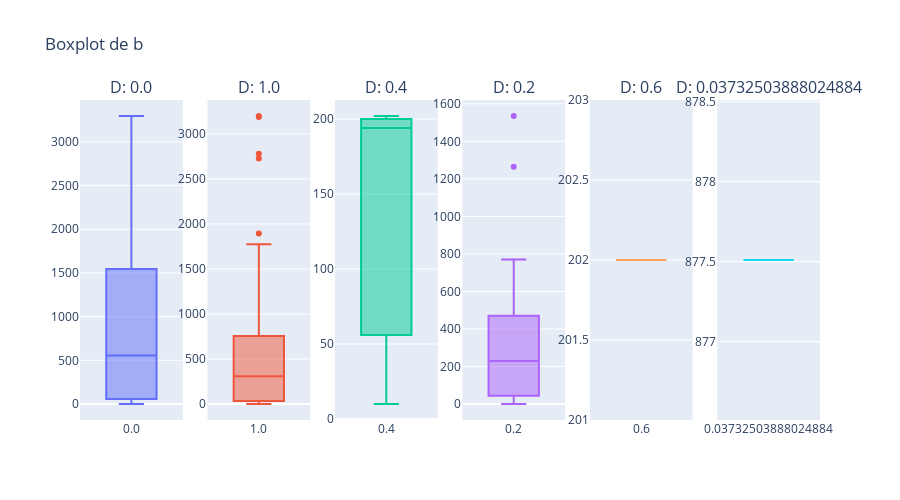

Source (notebook cell):
### Code cell
visualization.plot_interactive_boxplot(datos_imputados, column='b', target_class='D')

### Figure 1 — Plotly figure (JSON) as saved in the notebook; plotly's stock layout.template omitted (floating-point values rounded to 4 significant figures; data arrays with more than 128 entries replaced by an {"elided": "..."} marker saying what was removed)
{"data": [{"boxpoints": "outliers", "name": "0.0", "showlegend": false, "type": "box", "xaxis": "x", "y": {"elided": "2037 float values"}, "yaxis": "y"}, {"boxpoints": "outliers", "name": "1.0", "showlegend": false, "type": "box", "xaxis": "x2", "y": [1774.0, 2780.0, 2728.0, 767.0, 0.0, 7.0, 582.0, 0.0, 46.0, 298.0, 488.0, 314.0, 553.0, 0.0, 127.0, 337.0, 23.0, 215.0, 0.0, 296.0, 176.0, 0.0, 30.0, 132.0, 763.0, 0.0, 39.0, 61.0, 829.0, 750.0, 190.0, 247.0, 684.0, 492.0, 0.0, 447.0, 136.0, 0.0, 122.0, 458.0, 23.0, 373.0, 26.0, 0.0, 30.0, 116.0, 316.0, 1535.0, 1715.0, 1715.0, 1507.0, 1507.0, 0.0, 134.0, 361.0, 361.0, 194.0, 303.0, 441.0, 837.0, 1286.0, 910.0, 1893.0, 3188.0, 3199.0, 0.0, 583.0, 583.0, 1515.0, 0.0, 222.0, 350.0], "yaxis": "y2"}, {"boxpoints": "outliers", "name": "0.4", "showlegend": false, "type": "box", "xaxis": "x3", "y": [194.0, 10.0, 202.0], "yaxis": "y3"}, {"boxpoints": "outliers", "name": "0.2", "showlegend": false, "type": "box", "xaxis": "x4", "y": [0.0, 0.0, 0.0, 508.0, 0.0, 229.0, 176.0, 1264.0, 335.0, 176.0, 1535.0, 341.0, 770.0, 193.0, 357.0], "yaxis": "y4"}, {"boxpoints": "outliers", "name": "0.6", "showlegend": false, "type": "box", "xaxis": "x5", "y": [202.0], "yaxis": "y5"}, {"boxpoints": "outliers", "name": "0.03732503888024884", "showlegend": false, "type": "box", "xaxis": "x6", "y": [877.5], "yaxis": "y6"}], "layout": {"annotations": [{"font": {"size": 16}, "showarrow": false, "text": "D: 0.0", "x": 0.06944, "xanchor": "center", "xref": "paper", "y": 1, "yanchor": "bottom", "yref": "paper"}, {"font": {"size": 16}, "showarrow": false, "text": "D: 1.0", "x": 0.2417, "xanchor": "center", "xref": "paper", "y": 1, "yanchor": "bottom", "yref": "paper"}, {"font": {"size": 16}, "showarrow": false, "text": "D: 0.4", "x": 0.4139, "xanchor": "center", "xref": "paper", "y": 1, "yanchor": "bottom", "yref": "paper"}, {"font": {"size": 16}, "showarrow": false, "text": "D: 0.2", "x": 0.5861, "xanchor": "center", "xref": "paper", "y": 1, "yanchor": "bottom", "yref": "paper"}, {"font": {"size": 16}, "showarrow": false, "text": "D: 0.6", "x": 0.7583, "xanchor": "center", "xref": "paper", "y": 1, "yanchor": "bottom", "yref": "paper"}, {"font": {"size": 16}, "showarrow": false, "text": "D: 0.03732503888024884", "x": 0.9306, "xanchor": "center", "xref": "paper", "y": 1, "yanchor": "bottom", "yref": "paper"}], "height": 500, "title": {"text": "Boxplot de b"}, "xaxis": {"anchor": "y", "domain": [0, 0.1389]}, "xaxis2": {"anchor": "y2", "domain": [0.1722, 0.3111]}, "xaxis3": {"anchor": "y3", "domain": [0.3444, 0.4833]}, "xaxis4": {"anchor": "y4", "domain": [0.5167, 0.6556]}, "xaxis5": {"anchor": "y5", "domain": [0.6889, 0.8278]}, "xaxis6": {"anchor": "y6", "domain": [0.8611, 1]}, "yaxis": {"anchor": "x", "domain": [0, 1]}, "yaxis2": {"anchor": "x2", "domain": [0, 1]}, "yaxis3": {"anchor": "x3", "domain": [0, 1]}, "yaxis4": {"anchor": "x4", "domain": [0, 1]}, "yaxis5": {"anchor": "x5", "domain": [0, 1]}, "yaxis6": {"anchor": "x6", "domain": [0, 1]}}}
